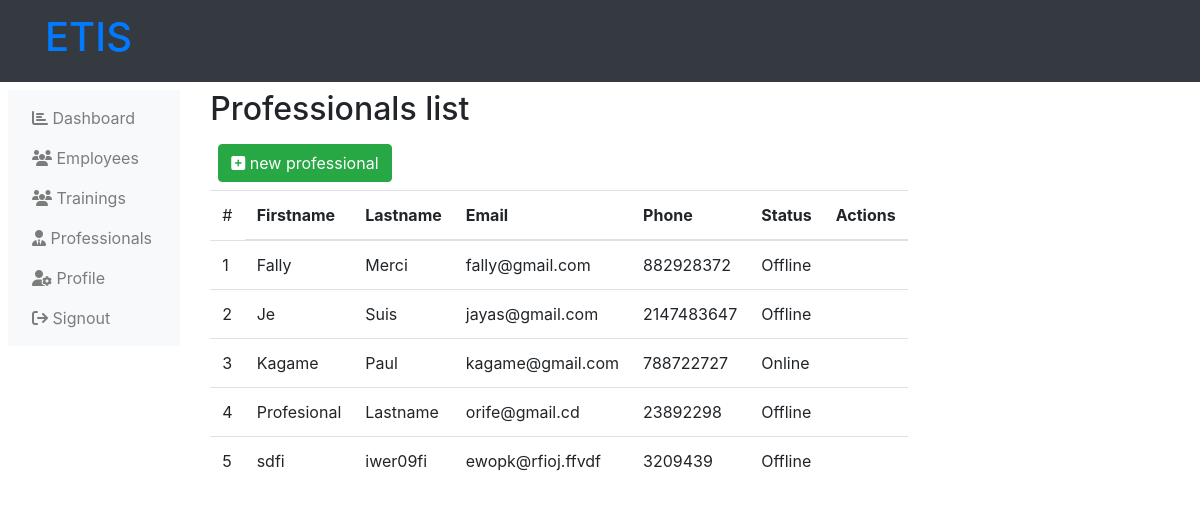
/administration-professionals.php (signed in), run on an earlier commit of the app's database.
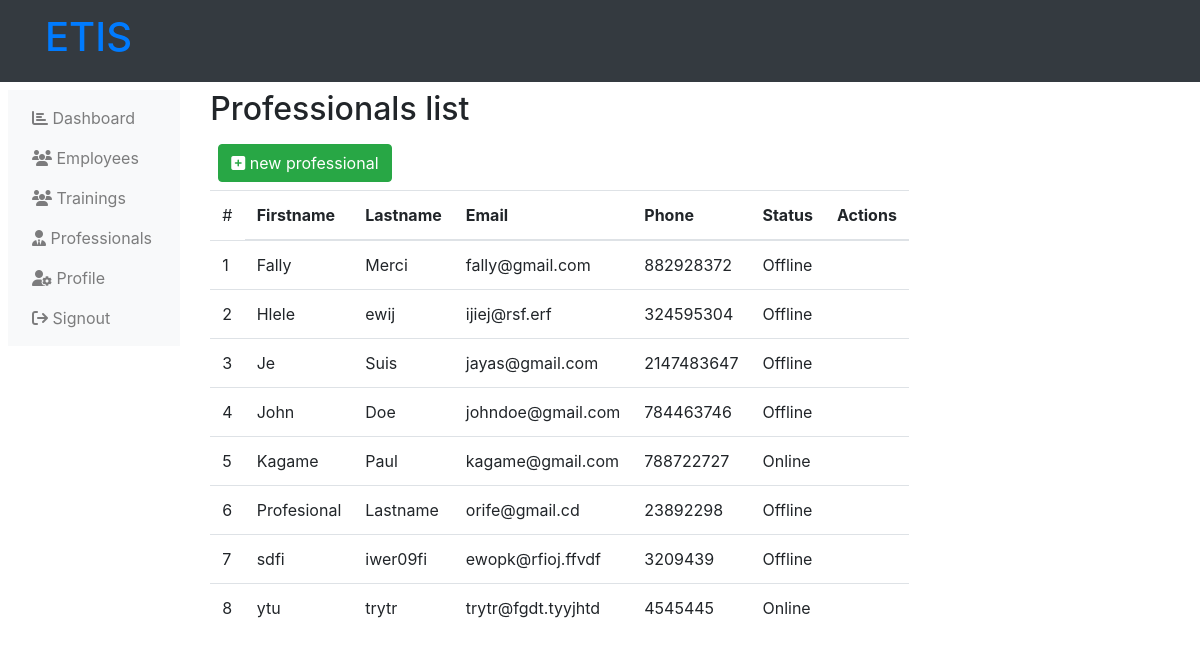
And on a later commit of the database.
### tables this page shows
CREATE TABLE `professionals` (
  `professional_id` int(11) NOT NULL,
  `professional_fn` varchar(255) NOT NULL,
  `professional_ln` varchar(255) NOT NULL,
  `professional_email` varchar(255) NOT NULL,
  `professional_phone` int(12) NOT NULL,
  `professional_status` varchar(255) NOT NULL
);

### administration-professionals.php (the view, shortened to what this page needs)
<?php
    include('php/connection.php');
?>
<!DOCTYPE html>
<html lang="en">
<head>
    <link rel="stylesheet" href="https://maxcdn.bootstrapcdn.com/bootstrap/4.5.2/css/bootstrap.min.css">
    <link rel="stylesheet" href="https://cdnjs.cloudflare.com/ajax/libs/font-awesome/6.4.2/css/all.min.css" />
</head>
<body>
    <?php include("php/administration-header.php"); ?>
    <div class="">
        <div class="row p-2">
            <?php
                include("php/administration-left-links.php");
            ?>
            <div class="col-md-10">
                <div class="d-flex">
                    <h2>
                        Professionals list
                    </h2>
                </div>
                <div class="p-2">
                    <a class="btn btn-success" href="administration-new-professionals.php">
                        <i class="fas fa-plus-square"></i>
                        new professional
                    </a>
                </div>
                <table class="table table-hover table-responsive">
                    <thead>
                        <tr>
                            <td>
                                #
                            <th>
                                Firstname
                            </th>
                            <th>
                                Lastname
                            </th>
                            <th>
                                Email
                            </th>
                            <th>
                                Phone
                            </th>
                            <th>
                                Status
                            </th>
                            <th>
                                Actions
                            </th>
                        </tr>
                    </thead>
                    <tbody>
                        <?php
                            $get_pro = mysqli_query($server,"SELECT * from
                                professionals
                                ORDER BY
                                professional_fn ASC,
                                professional_ln ASC,
                                professional_email ASC
                            ");
                            $count=1;
                                ?>
                                <?php
                            while ($data_pro = mysqli_fetch_array($get_pro)) {
                                ?>
                                <tr>
                                    <td>
                                        <?php echo $count++; ?>
                                    </td>
                                    <td>
                                        <?php
                                            echo $data_pro['professional_fn'];
                                        ?>
                                    </td>
                                    <td>
                                        <?php
                                            echo $data_pro['professional_ln'];
                                        ?>
                                    </td>
                                    <td>
                                        <?php
                                            echo $data_pro['professional_email'];
                                        ?>
                                    </td>
                                    <td>
                                        <?php
                                            echo $data_pro['professional_phone'];
                                        ?>
                                    </td>
                                    <td>
                                        <?php
                                            echo $data_pro['professional_status'];
                                        ?>
                                    </td>
                                    <td>
                                    </td>
                                </tr>
                                <?php
                            }
                        ?>
                    </tbody>
                </table>
            </div>
        </div>
    </div>
</body>
</html>

What changed in the data, as far as the page shows it:
added professionals: professional_fn "Hlele", professional_ln "ewij", professional_email "ijiej@rsf.erf", professional_phone "324595304", professional_status "Offline"
added professionals: professional_fn "John", professional_ln "Doe", professional_email "johndoe@gmail.com", professional_phone "784463746", professional_status "Offline"
added professionals: professional_fn "ytu", professional_ln "trytr", professional_email "trytr@fgdt.tyyjhtd", professional_phone "4545445", professional_status "Online"
